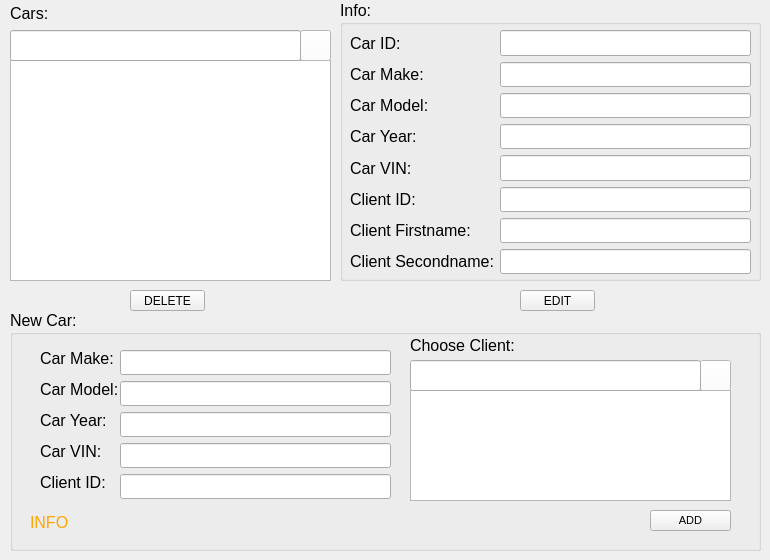
    <widget class="QWidget" name="tab_2">
     <attribute name="title">
      <string>Cars</string>
     </attribute>
     <widget class="QLabel" name="label_12">
      <property name="geometry">
       <rect>
        <x>10</x>
        <y>5</y>
        <width>182</width>
        <height>16</height>
       </rect>
      </property>
      <property name="font">
       <font>
        <family>Tahoma</family>
        <pointsize>12</pointsize>
       </font>
      </property>
      <property name="text">
       <string>Cars:</string>
      </property>
     </widget>
     <widget class="QListWidget" name="carslistWidget">
      <property name="geometry">
       <rect>
        <x>10</x>
        <y>60</y>
        <width>321</width>
        <height>221</height>
       </rect>
      </property>
     </widget>
     <widget class="QGroupBox" name="groupBox_3">
      <property name="geometry">
       <rect>
        <x>340</x>
        <y>0</y>
        <width>421</width>
        <height>281</height>
       </rect>
      </property>
      <property name="font">
       <font>
        <family>Tahoma</family>
        <pointsize>12</pointsize>
       </font>
      </property>
      <property name="title">
       <string>Info:</string>
      </property>
      <widget class="QWidget" name="gridLayoutWidget_3">
       <property name="geometry">
        <rect>
         <x>10</x>
         <y>30</y>
         <width>401</width>
         <height>244</height>
        </rect>
       </property>
       <layout class="QGridLayout" name="gridLayout_3" rowstretch="0,0,0,0,0,0,0,0">
        <item row="1" column="0">
         <widget class="QLabel" name="car_make_label">
          <property name="font">
           <font>
            <family>Tahoma</family>
            <pointsize>12</pointsize>
           </font>
          </property>
          <property name="text">
           <string>Car Make:</string>
          </property>
         </widget>
        </item>
        <item row="0" column="0">
         <widget class="QLabel" name="car_id_label">
          <property name="font">
           <font>
            <family>Tahoma</family>
            <pointsize>12</pointsize>
           </font>
          </property>
          <property name="text">
           <string>Car ID:</string>
          </property>
         </widget>
        </item>
        <item row="6" column="0">
         <widget class="QLabel" name="car_client_f_name_label">
          <property name="font">
           <font>
            <family>Tahoma</family>
            <pointsize>12</pointsize>
           </font>
          </property>
          <property name="text">
           <string>Client Firstname:</string>
          </property>
         </widget>
        </item>
        <item row="0" column="1">
         <widget class="QLineEdit" name="car_id_line">
          <property name="enabled">
           <bool>true</bool>
          </property>
          <property name="font">
           <font>
            <family>Tahoma</family>
            <pointsize>12</pointsize>
           </font>
          </property>
          <property name="alignment">
           <set>Qt::AlignRight|Qt::AlignTrailing|Qt::AlignVCenter</set>
          </property>
          <property name="readOnly">
           <bool>true</bool>
          </property>
         </widget>
        </item>
        <item row="3" column="0">
         <widget class="QLabel" name="car_model_label_2">
          <property name="font">
           <font>
            <family>Tahoma</family>
            <pointsize>12</pointsize>
           </font>
          </property>
          <property name="text">
           <string>Car Year:</string>
          </property>
         </widget>
        </item>
        <item row="1" column="1">
         <widget class="QLineEdit" name="car_make_line">
          <property name="enabled">
           <bool>true</bool>
          </property>
          <property name="font">
           <font>
            <family>Tahoma</family>
            <pointsize>12</pointsize>
           </font>
          </property>
          <property name="alignment">
           <set>Qt::AlignRight|Qt::AlignTrailing|Qt::AlignVCenter</set>
          </property>
          <property name="readOnly">
           <bool>true</bool>
          </property>
         </widget>
        </item>
        <item row="6" column="1">
         <widget class="QLineEdit" name="car_client_f_name_line">
          <property name="enabled">
           <bool>true</bool>
          </property>
          <property name="font">
           <font>
            <family>Tahoma</family>
            <pointsize>12</pointsize>
           </font>
          </property>
          <property name="alignment">
           <set>Qt::AlignRight|Qt::AlignTrailing|Qt::AlignVCenter</set>
          </property>
          <property name="readOnly">
           <bool>true</bool>
          </property>
         </widget>
        </item>
        <item row="2" column="1">
         <widget class="QLineEdit" name="car_model_line">
          <property name="enabled">
           <bool>true</bool>
          </property>
          <property name="font">
           <font>
            <family>Tahoma</family>
            <pointsize>12</pointsize>
           </font>
          </property>
          <property name="alignment">
           <set>Qt::AlignRight|Qt::AlignTrailing|Qt::AlignVCenter</set>
          </property>
          <property name="readOnly">
           <bool>true</bool>
          </property>
         </widget>
        </item>
        <item row="5" column="0">
         <widget class="QLabel" name="car_client_id_label">
          <property name="font">
           <font>
            <family>Tahoma</family>
            <pointsize>12</pointsize>
           </font>
          </property>
          <property name="text">
           <string>Client ID:</string>
          </property>
         </widget>
        </item>
        <item row="7" column="0">
         <widget class="QLabel" name="car_client_s_name_label">
          <property name="font">
           <font>
            <family>Tahoma</family>
            <pointsize>12</pointsize>
           </font>
          </property>
          <property name="text">
           <string>Client Secondname:</string>
          </property>
         </widget>
        </item>
        <item row="2" column="0">
         <widget class="QLabel" name="car_model_label">
          <property name="font">
           <font>
            <family>Tahoma</family>
            <pointsize>12</pointsize>
           </font>
          </property>
          <property name="text">
           <string>Car Model:</string>
          </property>
         </widget>
        </item>
        <item row="5" column="1">
         <widget class="QLineEdit" name="car_client_id_line">
          <property name="enabled">
           <bool>true</bool>
          </property>
          <property name="font">
           <font>
            <family>Tahoma</family>
            <pointsize>12</pointsize>
           </font>
          </property>
          <property name="alignment">
           <set>Qt::AlignRight|Qt::AlignTrailing|Qt::AlignVCenter</set>
          </property>
          <property name="readOnly">
           <bool>true</bool>
          </property>
         </widget>
        </item>
        <item row="3" column="1">
         <widget class="QLineEdit" name="car_year_line">
          <property name="enabled">
           <bool>true</bool>
          </property>
          <property name="font">
           <font>
            <family>Tahoma</family>
            <pointsize>12</pointsize>
           </font>
          </property>
          <property name="alignment">
           <set>Qt::AlignRight|Qt::AlignTrailing|Qt::AlignVCenter</set>
          </property>
          <property name="readOnly">
           <bool>true</bool>
          </property>
         </widget>
        </item>
        <item row="7" column="1">
         <widget class="QLineEdit" name="car_client_s_name_line">
          <property name="enabled">
           <bool>true</bool>
          </property>
          <property name="font">
           <font>
            <family>Tahoma</family>
            <pointsize>12</pointsize>
           </font>
          </property>
          <property name="alignment">
           <set>Qt::AlignRight|Qt::AlignTrailing|Qt::AlignVCenter</set>
          </property>
          <property name="readOnly">
           <bool>true</bool>
          </property>
         </widget>
        </item>
        <item row="4" column="0">
         <widget class="QLabel" name="car_model_label_3">
          <property name="font">
           <font>
            <family>Tahoma</family>
            <pointsize>12</pointsize>
           </font>
          </property>
          <property name="text">
           <string>Car VIN:</string>
          </property>
         </widget>
        </item>
        <item row="4" column="1">
         <widget class="QLineEdit" name="car_vin_line">
          <property name="enabled">
           <bool>true</bool>
          </property>
          <property name="font">
           <font>
            <family>Tahoma</family>
            <pointsize>12</pointsize>
           </font>
          </property>
          <property name="alignment">
           <set>Qt::AlignRight|Qt::AlignTrailing|Qt::AlignVCenter</set>
          </property>
          <property name="readOnly">
           <bool>true</bool>
          </property>
         </widget>
        </item>
       </layout>
      </widget>
     </widget>
     <widget class="QPushButton" name="edit_car_btn">
      <property name="geometry">
       <rect>
        <x>520</x>
        <y>290</y>
        <width>75</width>
        <height>21</height>
       </rect>
      </property>
      <property name="text">
       <string>EDIT</string>
      </property>
     </widget>
     <widget class="QPushButton" name="delete_car_btn">
      <property name="geometry">
       <rect>
        <x>130</x>
        <y>290</y>
        <width>75</width>
        <height>21</height>
       </rect>
      </property>
      <property name="text">
       <string>DELETE</string>
      </property>
     </widget>
     <widget class="QGroupBox" name="groupBox_4">
      <property name="geometry">
       <rect>
        <x>10</x>
        <y>310</y>
        <width>751</width>
        <height>241</height>
       </rect>
      </property>
      <property name="font">
       <font>
        <family>Tahoma</family>
        <pointsize>12</pointsize>
       </font>
      </property>
      <property name="title">
       <string>New Car:</string>
      </property>
      <widget class="QLabel" name="car_info_label">
       <property name="geometry">
        <rect>
         <x>20</x>
         <y>202</y>
         <width>611</width>
         <height>21</height>
        </rect>
       </property>
       <property name="font">
        <font>
         <family>Tahoma</family>
         <pointsize>12</pointsize>
        </font>
       </property>
       <property name="styleSheet">
        <string notr="true">color:orange</string>
       </property>
       <property name="text">
        <string>INFO</string>
       </property>
      </widget>
      <widget class="QPushButton" name="add_car_btn">
       <property name="geometry">
        <rect>
         <x>640</x>
         <y>200</y>
         <width>81</width>
         <height>21</height>
        </rect>
       </property>
       <property name="font">
        <font>
         <pointsize>8</pointsize>
        </font>
       </property>
       <property name="text">
        <string>ADD</string>
       </property>
      </widget>
      <widget class="QLineEdit" name="car_model_line_2">
       <property name="enabled">
        <bool>true</bool>
       </property>
       <property name="geometry">
        <rect>
         <x>110</x>
         <y>71</y>
         <width>271</width>
         <height>25</height>
        </rect>
       </property>
       <property name="font">
        <font>
         <family>Tahoma</family>
         <pointsize>12</pointsize>
        </font>
       </property>
       <property name="alignment">
        <set>Qt::AlignRight|Qt::AlignTrailing|Qt::AlignVCenter</set>
       </property>
       <property name="readOnly">
        <bool>false</bool>
       </property>
      </widget>
      <widget class="QLabel" name="car_model_label_5">
       <property name="geometry">
        <rect>
         <x>30</x>
         <y>98</y>
         <width>81</width>
         <height>25</height>
        </rect>
       </property>
       <property name="font">
        <font>
         <family>Tahoma</family>
         <pointsize>12</pointsize>
        </font>
       </property>
       <property name="text">
        <string>Car Year:</string>
       </property>
      </widget>
      <widget class="QLabel" name="car_model_label_4">
       <property name="geometry">
        <rect>
         <x>30</x>
         <y>129</y>
         <width>81</width>
         <height>25</height>
        </rect>
       </property>
       <property name="font">
        <font>
         <family>Tahoma</family>
         <pointsize>12</pointsize>
        </font>
       </property>
       <property name="text">
        <string>Car VIN:</string>
       </property>
      </widget>
      <widget class="QLabel" name="car_client_id_label_2">
       <property name="geometry">
        <rect>
         <x>30</x>
         <y>160</y>
         <width>81</width>
         <height>25</height>
        </rect>
       </property>
       <property name="font">
        <font>
         <family>Tahoma</family>
         <pointsize>12</pointsize>
        </font>
       </property>
       <property name="text">
        <string>Client ID:</string>
       </property>
      </widget>
      <widget class="QLineEdit" name="car_year_line_2">
       <property name="enabled">
        <bool>true</bool>
       </property>
       <property name="geometry">
        <rect>
         <x>110</x>
         <y>102</y>
         <width>271</width>
         <height>25</height>
        </rect>
       </property>
       <property name="font">
        <font>
         <family>Tahoma</family>
         <pointsize>12</pointsize>
        </font>
       </property>
       <property name="alignment">
        <set>Qt::AlignRight|Qt::AlignTrailing|Qt::AlignVCenter</set>
       </property>
       <property name="readOnly">
        <bool>false</bool>
       </property>
      </widget>
      <widget class="QLabel" name="car_make_label_2">
       <property name="geometry">
        <rect>
         <x>30</x>
         <y>36</y>
         <width>81</width>
         <height>25</height>
        </rect>
       </property>
       <property name="font">
        <font>
         <family>Tahoma</family>
         <pointsize>12</pointsize>
        </font>
       </property>
       <property name="text">
        <string>Car Make:</string>
       </property>
      </widget>
      <widget class="QLabel" name="car_model_label_6">
       <property name="geometry">
        <rect>
         <x>30</x>
         <y>67</y>
         <width>81</width>
         <height>25</height>
        </rect>
       </property>
       <property name="font">
        <font>
         <family>Tahoma</family>
         <pointsize>12</pointsize>
        </font>
       </property>
       <property name="text">
        <string>Car Model:</string>
       </property>
      </widget>
      <widget class="QLineEdit" name="car_client_id_line_2">
       <property name="enabled">
        <bool>true</bool>
       </property>
       <property name="geometry">
        <rect>
         <x>110</x>
         <y>164</y>
         <width>271</width>
         <height>25</height>
        </rect>
       </property>
       <property name="font">
        <font>
         <family>Tahoma</family>
         <pointsize>12</pointsize>
        </font>
       </property>
       <property name="alignment">
        <set>Qt::AlignRight|Qt::AlignTrailing|Qt::AlignVCenter</set>
       </property>
       <property name="readOnly">
        <bool>true</bool>
       </property>
      </widget>
      <widget class="QLineEdit" name="car_vin_line_2">
       <property name="enabled">
        <bool>true</bool>
       </property>
       <property name="geometry">
        <rect>
         <x>110</x>
         <y>133</y>
         <width>271</width>
         <height>25</height>
        </rect>
       </property>
       <property name="font">
        <font>
         <family>Tahoma</family>
         <pointsize>12</pointsize>
        </font>
       </property>
       <property name="alignment">
        <set>Qt::AlignRight|Qt::AlignTrailing|Qt::AlignVCenter</set>
       </property>
       <property name="readOnly">
        <bool>false</bool>
       </property>
      </widget>
      <widget class="QLineEdit" name="car_make_line_2">
       <property name="enabled">
        <bool>true</bool>
       </property>
       <property name="geometry">
        <rect>
         <x>110</x>
         <y>40</y>
         <width>271</width>
         <height>25</height>
        </rect>
       </property>
       <property name="font">
        <font>
         <family>Tahoma</family>
         <pointsize>12</pointsize>
        </font>
       </property>
       <property name="alignment">
        <set>Qt::AlignRight|Qt::AlignTrailing|Qt::AlignVCenter</set>
       </property>
       <property name="readOnly">
        <bool>false</bool>
       </property>
      </widget>
      <widget class="QListWidget" name="client_car_listWidget">
       <property name="geometry">
        <rect>
         <x>400</x>
         <y>80</y>
         <width>321</width>
         <height>111</height>
        </rect>
       </property>
      </widget>
      <widget class="QPushButton" name="search_car_btn">
       <property name="geometry">
        <rect>
         <x>690</x>
         <y>50</y>
         <width>31</width>
         <height>31</height>
        </rect>
       </property>
       <property name="styleSheet">
        <string notr="true">background:white;</string>
       </property>
       <property name="text">
        <string/>
       </property>
       <property name="icon">
        <iconset>
         <normaloff>search.png</normaloff>search.png</iconset>
       </property>
       <property name="iconSize">
        <size>
         <width>16</width>
         <height>16</height>
        </size>
       </property>
      </widget>
      <widget class="QLineEdit" name="search_car_client">
       <property name="geometry">
        <rect>
         <x>400</x>
         <y>50</y>
         <width>291</width>
         <height>31</height>
        </rect>
       </property>
       <property name="font">
        <font>
         <family>Tahoma</family>
         <pointsize>12</pointsize>
        </font>
       </property>
      </widget>
      <widget class="QLabel" name="car_make_label_3">
       <property name="geometry">
        <rect>
         <x>400</x>
         <y>25</y>
         <width>141</width>
         <height>20</height>
        </rect>
       </property>
       <property name="font">
        <font>
         <family>Tahoma</family>
         <pointsize>12</pointsize>
        </font>
       </property>
       <property name="text">
        <string>Choose Client:</string>
       </property>
      </widget>
     </widget>
     <widget class="QPushButton" name="search_car_button">
      <property name="geometry">
       <rect>
        <x>300</x>
        <y>30</y>
        <width>31</width>
        <height>31</height>
       </rect>
      </property>
      <property name="styleSheet">
       <string notr="true">background:white;</string>
      </property>
      <property name="text">
       <string/>
      </property>
      <property name="icon">
       <iconset>
        <normaloff>search.png</normaloff>search.png</iconset>
      </property>
      <property name="iconSize">
       <size>
        <width>16</width>
        <height>16</height>
       </size>
      </property>
     </widget>
     <widget class="QLineEdit" name="search_car_line">
      <property name="geometry">
       <rect>
        <x>10</x>
        <y>30</y>
        <width>291</width>
        <height>31</height>
       </rect>
      </property>
      <property name="font">
       <font>
        <family>Tahoma</family>
        <pointsize>12</pointsize>
       </font>
      </property>
     </widget>
    </widget>
